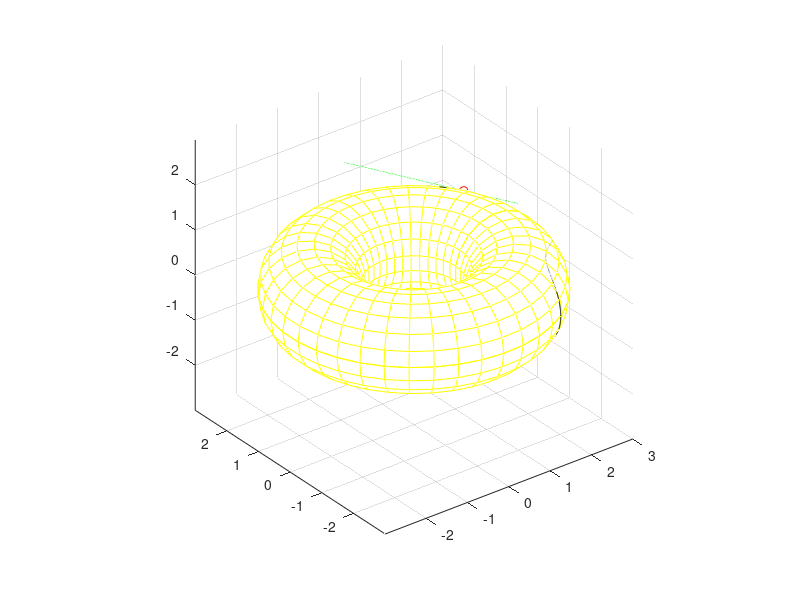

This figure's MATLAB source:
function priklad6
clf;

M=40; N=20; x1=linspace(0,2*pi,M)'*ones(1,N); x2=ones(M,1)*linspace(0,2*pi,N);
[y1,y2,y3]=F(x1,x2); mesh(y1,y2,y3,'facecolor','w','edgecolor','y');
axis equal; axis vis3d; axis manual; hold on

x=linspace(0,2*pi,1000);
u=G(x); [y1,y2,y3]=F(u(1,:),u(2,:)); plot3(y1,y2,y3,'k');

xx=1;
uu=G(xx); [yy1,yy2,yy3]=F(uu(1,:),uu(2,:)); plot3(yy1,yy2,yy3,'ro');

[y1,y2,y3]=T1(xx,x); plot3(y1,y2,y3,'g');
return

% zobrazeni z prikladu 2
function y=G(x)
y=[cos(x);sin(2*x)];

% zobrazeni z prikladu 4
function [y1,y2,y3]=F(x1,x2)
R=2; r=1;
y1=(R+r*cos(x2)).*cos(x1);
y2=(R+r*cos(x2)).*sin(x1);
y3=r*sin(x2);

function [y1,y2,y3]=T1(xx,x)
R=2; r=1;
uu=G(xx);

[y11,y22,y33]=F(uu(1),uu(2));
y1dx=[(-sin(uu(1))*(R + r*cos(uu(2)))); -r*cos(uu(1))*sin(uu(2))] ;
y2dx=[ cos(uu(1))*(R + r*cos(uu(2))); -r*sin(uu(1))*sin(uu(2))] ;
y3dx=[0;r*cos(uu(2))];

y1=y11+y1dx'*[(-sin(xx));2*cos(2*xx)]*(x-xx);
y2=y22+y2dx'*[(-sin(xx));2*cos(2*xx)]*(x-xx);
y3=y33+y3dx'*[(-sin(xx));2*cos(2*xx)]*(x-xx);